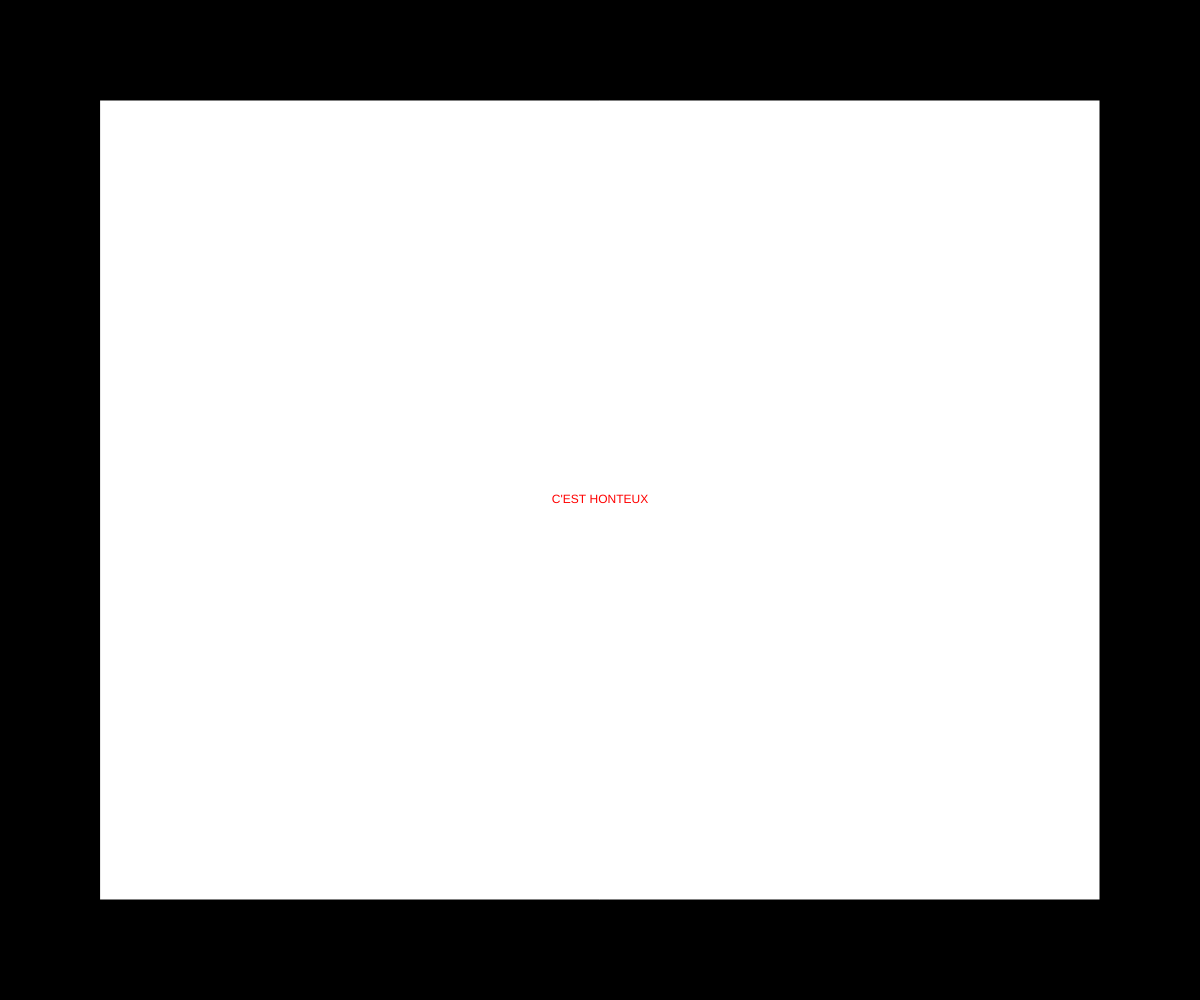
Frame 1 (no input)
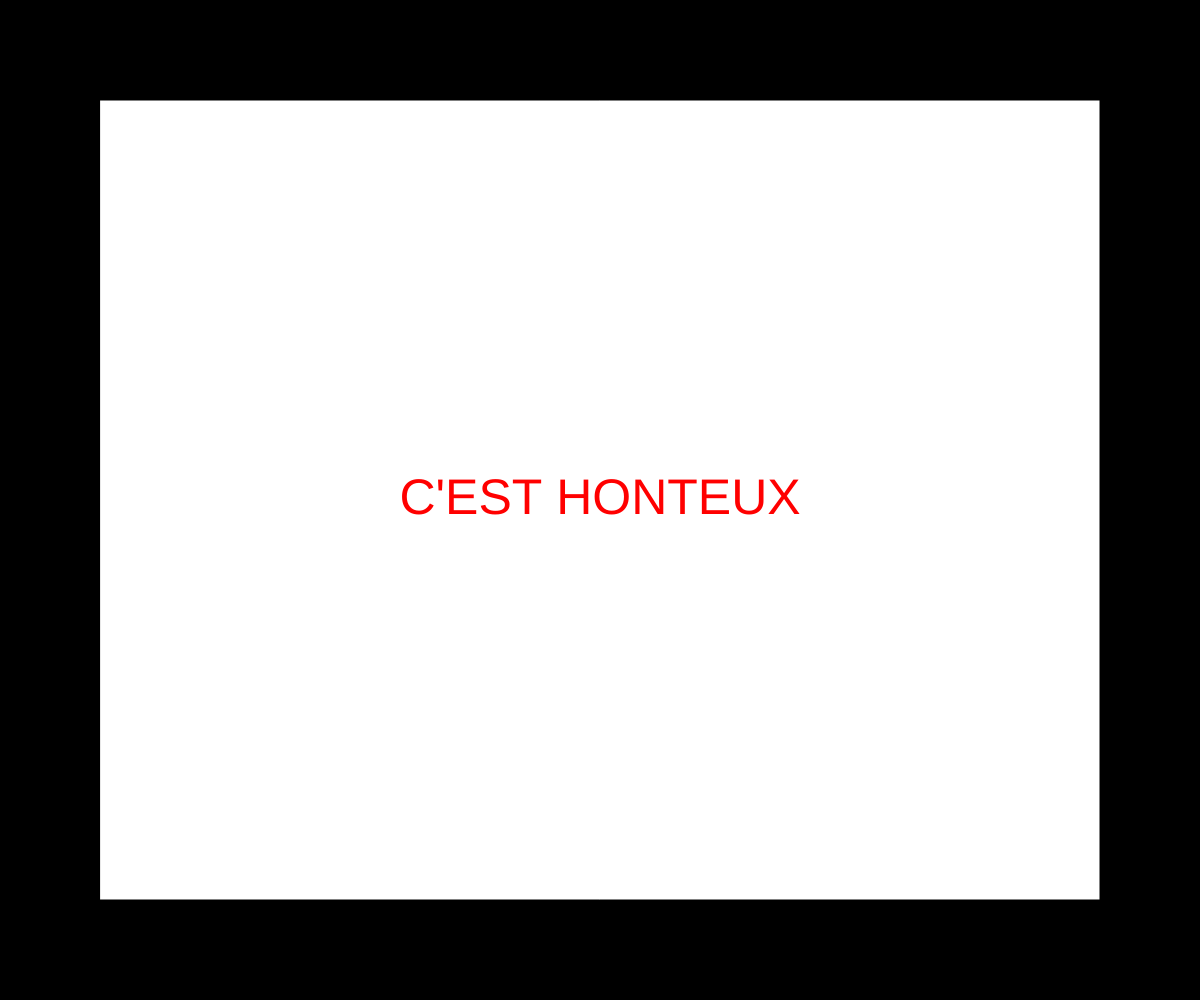
Frame 60 (no input)
Frame 120 (the mouse pressed at the canvas centre since frame 60): identical to frame 60, image omitted

The p5.js sketch that drew these frames (run headless with seeded random() and noise() and a simulated clock; from frame 60 on, the mouse is pressed at the canvas centre):

// p5.js sketch
// ── sketch.js
function setup() {
  createCanvas(windowWidth,windowHeight);
}

function windowResized(){
resizeCanvas(windowWidth, windowHeight)
}

function draw() {
  background(0);

  fill(255);
  rect(100,100,width-2*100,height-2*100);

  fill(255,0,0);
  textAlign(CENTER,CENTER);
  text("C'EST HONTEUX",width/2,height/2);
  textSize(50);
}
